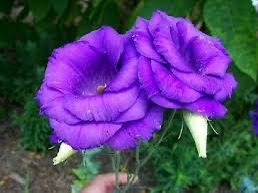
#> input picture Imagen1.jpg, 258 x 193 px
$ jupyter execute P6_LABPDI.ipynb
#> lines starting #> are read from the running program, lines starting #| are printed output that depends on the picture
[cell 1]
import cv2
import numpy as np
import matplotlib.pyplot as plt
from google.colab import files

# ==============================
# Cargar imágenes
# ==============================
print("Sube la primera imagen")
uploaded1 = files.upload()
#> the answer given: Imagen1.jpg
img1_name = list(uploaded1.keys())[0]

print("Sube la segunda imagen")
uploaded2 = files.upload()
#> the answer given: Imagen2.jpg
img2_name = list(uploaded2.keys())[0]

img1 = cv2.imread(img1_name)
#> img1 is the input picture: shape (193, 258, 3); mean B, G, R 112.9, 68.3, 83.5
img2 = cv2.imread(img2_name)
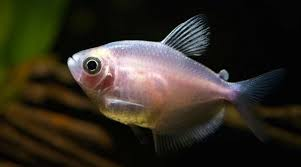
#> input picture Imagen2.jpg, 301 x 167 px
#> img2 is the input picture: shape (167, 301, 3); mean B, G, R 33.3, 44.2, 50

# ==============================
# Convertir a escala de grises
# ==============================
img1_gray = cv2.cvtColor(img1, cv2.COLOR_BGR2GRAY)
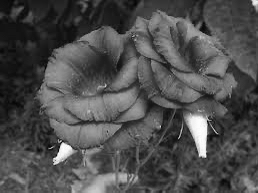
#> img1_gray: shape (193, 258); min 3, max 255, mean 77.9
img2_gray = cv2.cvtColor(img2, cv2.COLOR_BGR2GRAY)
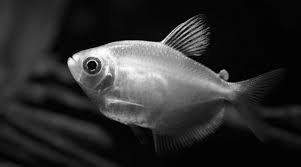
#> img2_gray: shape (167, 301); min 0, max 254, mean 44.7

# ==============================
# Ajustar tamaño si son diferentes
# ==============================
if img1_gray.shape != img2_gray.shape:
    print("Ajustando tamaño de la segunda imagen...")
    img2_gray = cv2.resize(img2_gray, (img1_gray.shape[1], img1_gray.shape[0]))
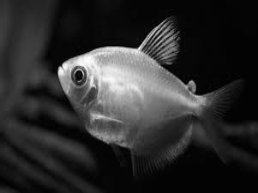
#> img2_gray: shape (193, 258); min 0, max 253, mean 44.6

# ==============================
# Suma ponderada
# ==============================
alpha = 0.7  # peso imagen 1
beta = 0.3   # peso imagen 2

suma_ponderada = cv2.addWeighted(img1_gray, alpha, img2_gray, beta, 0)
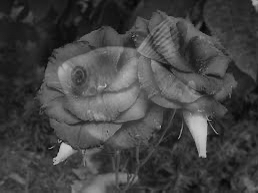
#> suma_ponderada: shape (193, 258); min 5, max 199, mean 67.9

# ==============================
# Suma promedio
# ==============================
suma_promedio = ((img1_gray.astype(np.float32) + img2_gray.astype(np.float32)) / 2).astype(np.uint8)
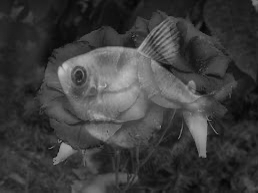
#> suma_promedio: shape (193, 258); min 5, max 197, mean 61

# ==============================
# Mostrar resultados
# ==============================
plt.figure(figsize=(12,8))

plt.subplot(2,2,1)
plt.imshow(img1_gray, cmap='gray')
plt.title('Imagen 1')
plt.axis('off')

plt.subplot(2,2,2)
plt.imshow(img2_gray, cmap='gray')
plt.title('Imagen 2')
plt.axis('off')

plt.subplot(2,2,3)
plt.imshow(suma_ponderada, cmap='gray')
plt.title(f'Suma ponderada (α={alpha}, β={beta})')
plt.axis('off')

plt.subplot(2,2,4)
plt.imshow(suma_promedio, cmap='gray')
plt.title('Suma promedio')
plt.axis('off')

plt.tight_layout()
plt.show()

[cell 2]
import cv2
import numpy as np
import matplotlib.pyplot as plt
from google.colab import files

# ==============================
# Cargar imágenes
# ==============================
print("Sube la primera imagen")
uploaded1 = files.upload()
#> the answer given: Imagen2.jpg
img1_name = list(uploaded1.keys())[0]

print("Sube la segunda imagen")
uploaded2 = files.upload()
#> the answer given: Imagen2.jpg
img2_name = list(uploaded2.keys())[0]

img1 = cv2.imread(img1_name)
img2 = cv2.imread(img2_name)

# ==============================
# Convertir a escala de grises
# ==============================
img1_gray = cv2.cvtColor(img1, cv2.COLOR_BGR2GRAY)
img2_gray = cv2.cvtColor(img2, cv2.COLOR_BGR2GRAY)

# ==============================
# Ajustar tamaño si es necesario
# ==============================
if img1_gray.shape != img2_gray.shape:
    print("Ajustando tamaño de la segunda imagen...")
    img2_gray = cv2.resize(img2_gray, (img1_gray.shape[1], img1_gray.shape[0]))

# ==============================
# Resta directa
# ==============================
resta_directa = img1_gray.astype(np.int16) - img2_gray.astype(np.int16)
#> resta_directa: shape (167, 301) int16; every value is 0

# Normalizar para visualización (0-255)
resta_directa_norm = cv2.normalize(resta_directa, None, 0, 255, cv2.NORM_MINMAX)
resta_directa_norm = resta_directa_norm.astype(np.uint8)
#> resta_directa_norm: shape (167, 301); every value is 0

# ==============================
# Resta con valor absoluto
# ==============================
resta_abs = cv2.absdiff(img1_gray, img2_gray)

# ==============================
# Mostrar resultados
# ==============================
plt.figure(figsize=(12,8))

plt.subplot(2,2,1)
plt.imshow(img1_gray, cmap='gray')
plt.title('Imagen 1')
plt.axis('off')

plt.subplot(2,2,2)
plt.imshow(img2_gray, cmap='gray')
plt.title('Imagen 2')
plt.axis('off')

plt.subplot(2,2,3)
plt.imshow(resta_directa_norm, cmap='gray')
plt.title('Resta directa (normalizada)')
plt.axis('off')

plt.subplot(2,2,4)
plt.imshow(resta_abs, cmap='gray')
plt.title('Resta absoluta (cv2.absdiff)')
plt.axis('off')

plt.tight_layout()
plt.show()

[cell 3]
import cv2
import numpy as np
import matplotlib.pyplot as plt
from google.colab import files

# ==============================
# Cargar imágenes
# ==============================
print("Sube la primera imagen")
uploaded1 = files.upload()
#> the answer given: Imagen2.jpg
img1_name = list(uploaded1.keys())[0]

print("Sube la segunda imagen")
uploaded2 = files.upload()
#> the answer given: Imagen2.jpg
img2_name = list(uploaded2.keys())[0]

img1 = cv2.imread(img1_name)
img2 = cv2.imread(img2_name)

# ==============================
# Convertir a escala de grises
# ==============================
img1_gray = cv2.cvtColor(img1, cv2.COLOR_BGR2GRAY)
img2_gray = cv2.cvtColor(img2, cv2.COLOR_BGR2GRAY)

# ==============================
# Factores de multiplicación
# ==============================
factores = [0.5, 1.0, 1.5]


def aplicar_factor(img, factor):
#> called with factor = 0.5
    resultado = img.astype(np.float32) * factor
    resultado = np.clip(resultado, 0, 255)
    return resultado.astype(np.uint8)


img1_mod = [aplicar_factor(img1_gray, f) for f in factores]
#> call 3 of aplicar_factor, with factor = 1.5
#> in aplicar_factor (call 3), `resultado = np.clip(resultado, 0, 255)`:
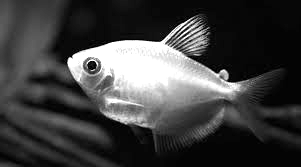
#> resultado: shape (167, 301) float32; min 0, max 255, mean 64.2
#> img1_mod = 3 items
img2_mod = [aplicar_factor(img2_gray, f) for f in factores]
#> img2_mod = 3 items

# ==============================
# Mostrar resultados
# ==============================
plt.figure(figsize=(12,8))

# Imagen 1
plt.subplot(2,4,1)
plt.imshow(img1_gray, cmap='gray')
plt.title('Img1 Original')
plt.axis('off')

for i, f in enumerate(factores):
    plt.subplot(2,4,i+2)
    plt.imshow(img1_mod[i], cmap='gray')
    plt.title(f'Img1 x {f}')
    plt.axis('off')

# Imagen 2
plt.subplot(2,4,5)
plt.imshow(img2_gray, cmap='gray')
plt.title('Img2 Original')
plt.axis('off')

for i, f in enumerate(factores):
    plt.subplot(2,4,i+6)
    plt.imshow(img2_mod[i], cmap='gray')
    plt.title(f'Img2 x {f}')
    plt.axis('off')

plt.tight_layout()
plt.show()

[cell 4]
import cv2
import numpy as np
import matplotlib.pyplot as plt
from google.colab import files

# ==============================
# Cargar imágenes
# ==============================
print("Sube la primera imagen")
uploaded1 = files.upload()
#> the answer given: Imagen2.jpg
img1_name = list(uploaded1.keys())[0]

print("Sube la segunda imagen")
uploaded2 = files.upload()
#> the answer given: Imagen2.jpg
img2_name = list(uploaded2.keys())[0]

img1 = cv2.imread(img1_name)
img2 = cv2.imread(img2_name)

# ==============================
# Convertir a escala de grises
# ==============================
img1_gray = cv2.cvtColor(img1, cv2.COLOR_BGR2GRAY)
img2_gray = cv2.cvtColor(img2, cv2.COLOR_BGR2GRAY)

# ==============================
# Ajustar tamaño si es necesario
# ==============================
if img1_gray.shape != img2_gray.shape:
    print("Ajustando tamaño de la segunda imagen...")
    img2_gray = cv2.resize(img2_gray, (img1_gray.shape[1], img1_gray.shape[0]))

# ==============================
# Multiplicación píxel a píxel
# ==============================
# Convertir a float para evitar overflow
img1_float = img1_gray.astype(np.float32)
img2_float = img2_gray.astype(np.float32)

multiplicacion = img1_float * img2_float
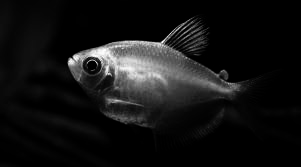
#> multiplicacion: shape (167, 301) float32; min 0, max 64516, mean 5056.7; drawn with min black and max white

multiplicacion_norm = cv2.normalize(multiplicacion, None, 0, 255, cv2.NORM_MINMAX)
multiplicacion_norm = multiplicacion_norm.astype(np.uint8)

# ==============================
# Mostrar resultados
# ==============================
plt.figure(figsize=(10,6))

plt.subplot(1,3,1)
plt.imshow(img1_gray, cmap='gray')
plt.title('Imagen 1')
plt.axis('off')

plt.subplot(1,3,2)
plt.imshow(img2_gray, cmap='gray')
plt.title('Imagen 2')
plt.axis('off')

plt.subplot(1,3,3)
plt.imshow(multiplicacion_norm, cmap='gray')
plt.title('Multiplicación píxel a píxel')
plt.axis('off')

plt.tight_layout()
plt.show()

[cell 5]
import cv2
import numpy as np
import matplotlib.pyplot as plt
from google.colab import files

# ==============================
# Cargar imagen
# ==============================
print("Sube la imagen médica con bajo contraste")
uploaded = files.upload()
#> the answer given: Imagen2.jpg
img_name = list(uploaded.keys())[0]

img = cv2.imread(img_name)

img_gray = cv2.cvtColor(img, cv2.COLOR_BGR2GRAY)

# ==============================
# Histograma original
# ==============================
hist_original = cv2.calcHist([img_gray], [0], None, [256], [0,256])
#> hist_original = 256 values, max 5469 at index 3, min 0 at index 255, mean 196.4

# ==============================
# Ecualización de histograma
# ==============================
img_eq = cv2.equalizeHist(img_gray)
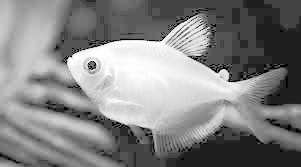
#> img_eq: shape (167, 301); min 0, max 255, mean 131.1

hist_eq = cv2.calcHist([img_eq], [0], None, [256], [0,256])
#> hist_eq = 256 values, max 5469 at index 31, min 0 at index 2, mean 196.4

# ==============================
# Mostrar resultados
# ==============================
plt.figure(figsize=(12,8))

plt.subplot(2,2,1)
plt.imshow(img_gray, cmap='gray')
plt.title('Imagen Original')
plt.axis('off')

plt.subplot(2,2,2)
plt.plot(hist_original)
plt.title('Histograma Original')

plt.subplot(2,2,3)
plt.imshow(img_eq, cmap='gray')
plt.title('Imagen Ecualizada')
plt.axis('off')

plt.subplot(2,2,4)
plt.plot(hist_eq)
plt.title('Histograma Ecualizado')

plt.tight_layout()
plt.show()
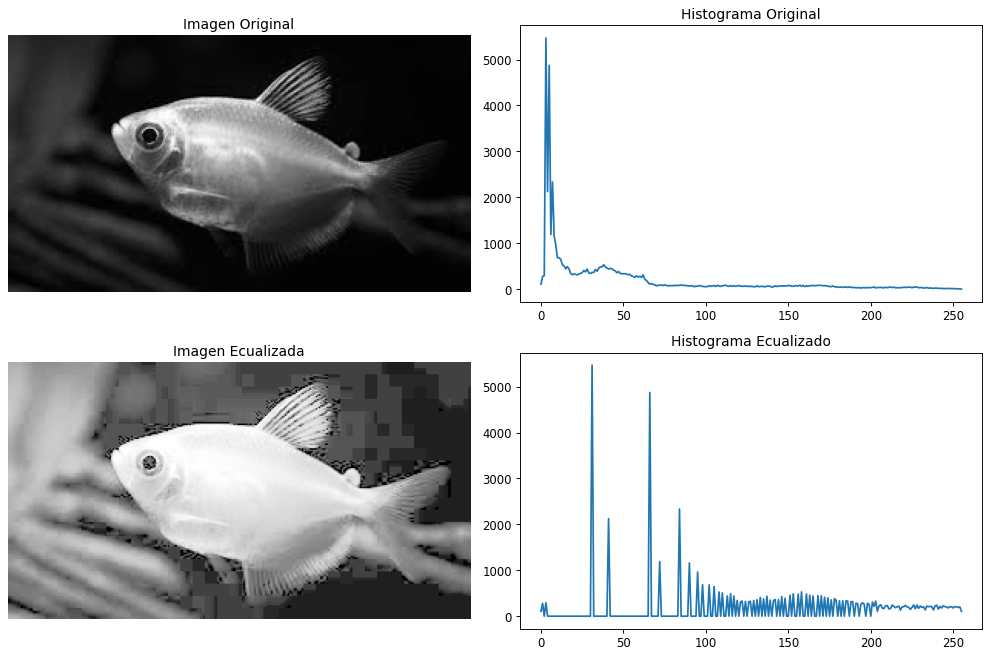
#> figure drawn by matplotlib, 4 panels; panel 2: curve peaks at x = 3, y = 5469; panel 4: curve peaks at x = 31, y = 5469
